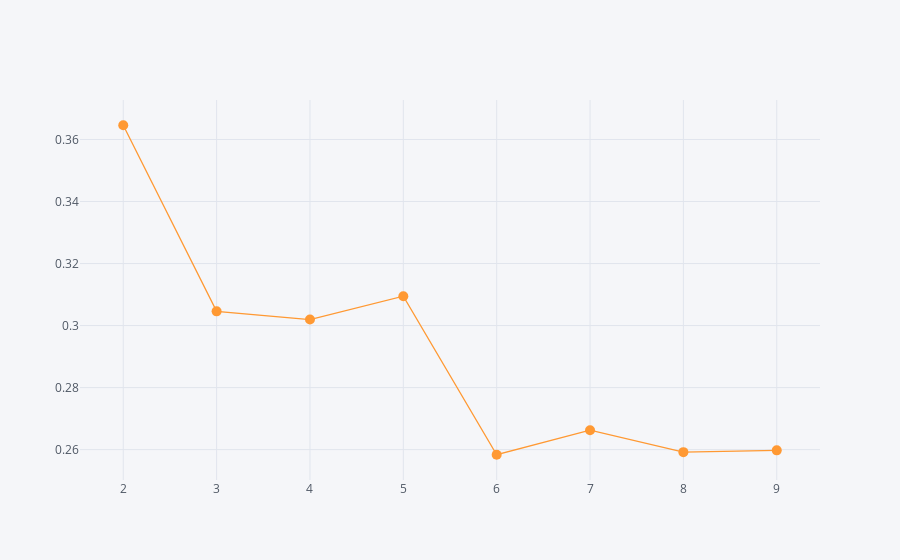

The notebook cell saved with this chart:
### Code cell
sil = []
for k in range(2,10):
    cl = KMeans(n_clusters=k)
    cl.fit(Xs[varc])
    sil.append((k,silhouette_score(Xs[varc],cl.predict(Xs[varc]))))
sil = pd.DataFrame(sil,columns=['k','sil']).set_index('k')
sil.iplot(kind='line',mode='lines+markers',size=10)

### Figure 1 — Plotly figure (JSON) as saved in the notebook; plotly's stock layout.template omitted (floating-point values rounded to 4 significant figures)
{"data": [{"line": {"color": "rgba(255, 153, 51, 1.0)", "dash": "solid", "shape": "linear", "width": 1.3}, "marker": {"size": 10, "symbol": "circle"}, "mode": "lines+markers", "name": "sil", "text": "", "type": "scatter", "x": [2, 3, 4, 5, 6, 7, 8, 9], "y": [0.3646, 0.3046, 0.3019, 0.3095, 0.2583, 0.2663, 0.2592, 0.2598]}], "layout": {"legend": {"bgcolor": "#F5F6F9", "font": {"color": "#4D5663"}}, "paper_bgcolor": "#F5F6F9", "plot_bgcolor": "#F5F6F9", "title": {"font": {"color": "#4D5663"}}, "xaxis": {"gridcolor": "#E1E5ED", "showgrid": true, "tickfont": {"color": "#4D5663"}, "title": {"font": {"color": "#4D5663"}, "text": ""}, "zerolinecolor": "#E1E5ED"}, "yaxis": {"gridcolor": "#E1E5ED", "showgrid": true, "tickfont": {"color": "#4D5663"}, "title": {"font": {"color": "#4D5663"}, "text": ""}, "zerolinecolor": "#E1E5ED"}}}
